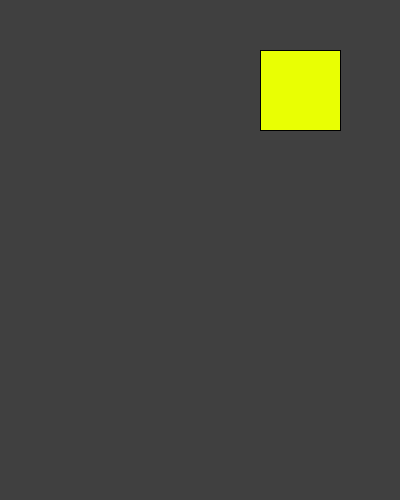
Frame 1 (no input)
Frame 60 (the mouse pressed at the canvas centre just before this capture): identical to frame 1, image omitted
Frame 120 (the mouse held since frame 60 and released just before this capture): identical to frame 1, image omitted

The Processing sketch that drew this single still picture (run headless with seeded random() and noise(); from frame 60 on, the mouse is pressed at the canvas centre):

// Processing sketch: processing_58373
// ── processing_58373.pde

Ball[] balls = new Ball[25];

boolean animate = true;


int btnX = 260;
int btnY = 50;
int btnW = 80;
int btnH = 80;

void setup() {
size(400, 500);
smooth();
for (int i=0; i<25; i++)
balls[i]= new Ball(1.5*i,0.5*i, width/28*i );
 
}


void draw () {
background(64);
for (int i=0; i<balls.length; i++) {
balls[i].move();
balls[i].display();
}
 if (animate == true) {
    fill(#E9FF03);
 }
 else { fill(#2BFF03);
 }
rect(btnX, btnY, btnW, btnH);
}


void mousePressed() {
  if ( mouseX > btnX && mouseX < (btnX+btnW) && mouseY > btnY && mouseY < (btnY+btnH)) {
    // toggle the value of on
    // in other words, if  true, then on becomes not true (false) and
    // vice versa
    animate = !animate;   // 
  }
}

class Ball {

float speed;
float gravity;
float xpos;
float ypos ;
float dimensions; 

Ball (float dimensions_, float speed_, float xpos_) {
speed = speed_;
gravity = 1;
xpos = xpos_;
ypos = -150;
dimensions = dimensions_;

}

void display () {
ellipse (xpos, ypos, dimensions,dimensions);

}
void move() {
if (animate == true) {
ypos = ypos + speed;
speed = speed + gravity;
if (ypos >= height-120) {
// reduce the speed on every bounce to make it more
// realistic.. try -1 and see what happens
speed *= -1.1;
}
}
}
}
